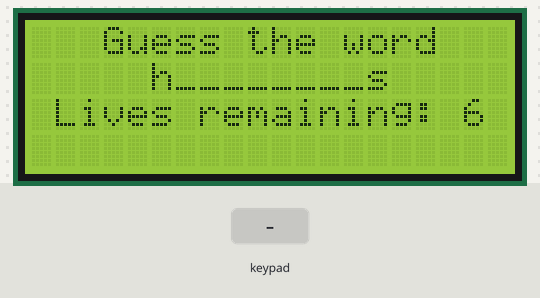
The sketch below on a simulated Arduino Mega 2560, built with avr-gcc and run on an emulated ATmega2560. On the bench: 20×4 character LCD. The test bench sets the inputs (shaded band). Random numbers use the default seed unless the sketch sets one.

Above: at 1.2 s.
1.3 s: key 'a' pressed
At 1.9 s:
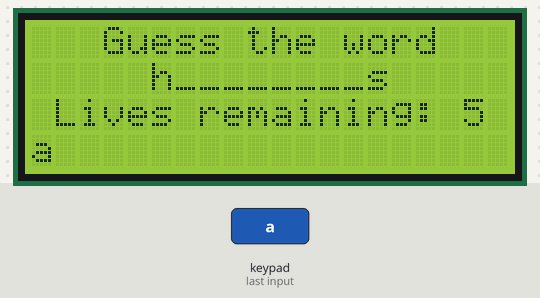
2.8 s: key 'b' pressed
At 4.0 s:
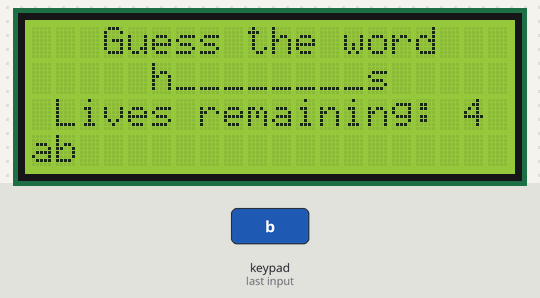
4.3 s: key 'c' pressed
At 5.3 s:
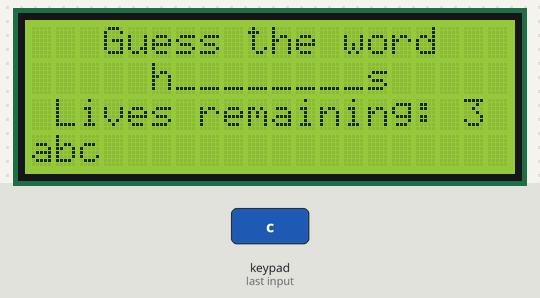
5.8 s: key 'd' pressed
At 6.3 s:
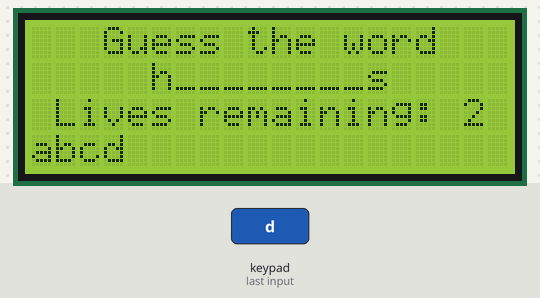
7.3 s: key 'e' pressed
8.8 s: key 'f' pressed
At 9.8 s:
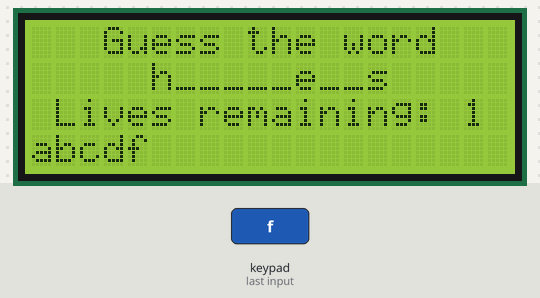
Timing chart, 0 to 11.3 s (numbered marks = the images above; inputs shaded):
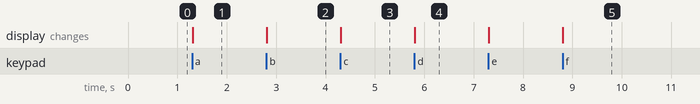

The sketch:

sketch.ino
```cpp
#include <LiquidCrystal.h>
#include <Keypad.h>


LiquidCrystal lcd(12, 11, 5, 4, 3, 2);


char keys1[4][4] = {
  {'a', 'b', 'c', 'd'},
  {'e', 'f', 'g', 'h'},
  {'i', 'j', 'k', 'l'},
  {'m', 'n', 'o', 'p'}
};
char keys2[4][4] = {
  {'q', 'r', 's', 't'},
  {'u', 'v', 'w', 'x'},
  {'y', 'z', NO_KEY, NO_KEY},
  {NO_KEY, NO_KEY, NO_KEY, NO_KEY}
};


byte rowPins1[4] = { 22, 23, 24, 25 };
byte colPins1[4] = { 26, 27, 28, 29 };

byte rowPins2[4] = { 32, 33, 34, 35 };
byte colPins2[4] = { 36, 37, 38, 39 };

Keypad keypad1 = Keypad(makeKeymap(keys1), rowPins1, colPins1, 4, 4);
Keypad keypad2 = Keypad(makeKeymap(keys2), rowPins2, colPins2, 4, 4);


String words[60] = {
  "abrogation", "benevolence", "capitulate", "deleterious", "efficacious", "fictitious",
  "garrulity", "hypothesis", "indefatigable", "juxtaposition", "kleptomaniac", "libertarian",
  "mendacious", "neologistic", "obfuscation", "perpetuity", "quintessence", "resplendent",
  "supercilious", "translucent", "undulating", "verisimilitude", "welterweight", "xenophobic",
  "yeomanry", "zeitgeist", "abnegation", "bellicosity", "cacophony", "deprecating",
  "egalitarian", "facetiously", "gallivanting", "histrionic", "incredulous", "jamboree", "kamikaze",
  "luminescent", "megalomaniac", "nefariousness", "obsequious", "panacea", "quizzical",
  "reverberate", "surreptitious", "tantalizing", "unambiguous", "vacillate", "wanton", "xylophone",
  "yesteryear", "zephyr", "acquiesce", "belligerent", "chicanery", "demagogue", "ephemeral",
  "fallacious", "gregarious", "hierarchy"
};

int lives = 6;
String currentWord = words[random(60)];
String wordStructure = String(currentWord[0]) + "________" +  String(currentWord[currentWord.length() - 1]);

String guessedChars = "";

void setup() {
  lcd.print(currentWord);
  lcd.begin(20, 4);
  lcd.setCursor(0, 0);
  lcd.print("   Guess the word   ");
  lcd.setCursor(0, 1);
  lcd.print("     " + wordStructure + "     ");
  lcd.setCursor(0, 2);
  lcd.print(" Lives remaining: " + String(lives) + " ");
  lcd.setCursor(0, 3);
}

void loop() {
  char key1 = keypad1.getKey();
  char key2 = keypad2.getKey();
  char pressedKey = NO_KEY;
  if (key1 == NO_KEY && key2 != NO_KEY) {
    pressedKey = key2;
  }
  if (key1 != NO_KEY && key2 == NO_KEY) {
    pressedKey = key1;
  }

  if (pressedKey != NO_KEY) {
    for (int i = 0; i < currentWord.length(); i++) {
      if (currentWord[i] == pressedKey) {
        wordStructure[i] = pressedKey;
        lcd.setCursor(0, 1);
        lcd.print("     " + wordStructure + "     ");
      }
    }
    if (wordStructure == currentWord)
    {
      lcd.clear();
      lcd.setCursor(0, 1);
      lcd.print("      YOU WIN!      ");
    }
    if (currentWord.indexOf(pressedKey) == -1) {
      if (guessedChars.indexOf(pressedKey) == -1) {
        guessedChars += String(pressedKey);
        lives--;
      }
      if (lives < 1) {
        lcd.clear();
        lcd.setCursor(0, 1);
        lcd.print("        GAME        ");
        lcd.setCursor(0, 2);
        lcd.print("        OVER        ");
      }
      else {
        lcd.setCursor(0, 2);
        lcd.print(" Lives remaining: " + String(lives) + " ");
        lcd.setCursor(0, 3);
        lcd.print(guessedChars);
      }
    }
  }
}
```

Measured:
- after the input at 1.3 s, the display: changes at once (image 1)
- after the input at 2.8 s, the display: changes at once (image 2)
- after the input at 4.3 s, the display: changes at once (image 3)
- after the input at 5.8 s, the display: changes at once (image 4)
- after the input at 8.8 s, the display: changes at once (image 5)
